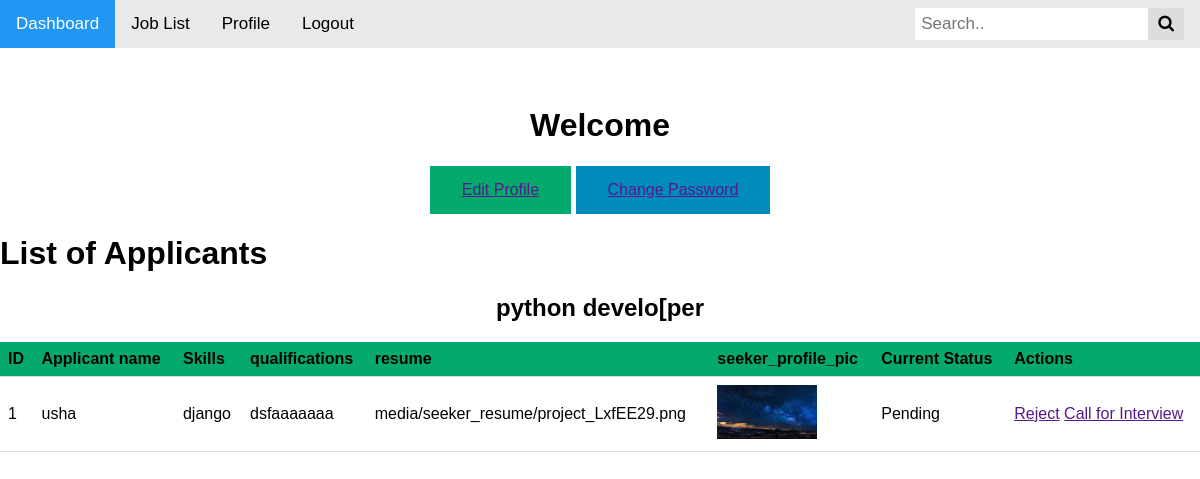
The page /applicants/1 (signed in) on the database its author committed.
### backendapp/models.py (models this page shows, shortened)
class JobModel(models.Model):
    job_title=models.CharField(max_length=100)
    qualifications=models.CharField(max_length=100)
    deadline=models.DateField()
    salary=models.CharField(max_length=100)
    number_of_openings = models.IntegerField(null=True)
    CATE = [
      ('education','Education'),
      ('Medical','Medical'),
      ('Design','Design'),
      ('Developer','Developer'),
    ]
    category = models.CharField(choices=CATE, max_length=40 , null=True)
    job_description = models.TextField(null=True)
    skills = models.CharField(max_length=100, null=True)
    created_by=models.ForeignKey(Custom_user,on_delete=models.CASCADE)

class jobApplyModel(models.Model):
   applicants = models.ForeignKey(Custom_user, on_delete=models.CASCADE , related_name='applients')
   jobmodel = models.ForeignKey(JobModel, on_delete=models.CASCADE)
   skills=models.CharField(max_length=100)
   resume = models.FileField(upload_to='media/seeker_resume')
   seeker_profile_pic = models.ImageField(upload_to='media/seeker_profile_pic')
   qualifications = models.TextField()
   status=models.CharField(max_length=100, default="Pending")
   date_fix=models.DateField(null=True)

class Custom_user(AbstractUser):
   USER = [
      ('user','User'),
      ('admin','Admin'),
   ]
   user_type = models.CharField(max_length=100, choices=USER , null=True)
   profile_pic = models.ImageField (upload_to='static/media', null=True)
   age = models.CharField(max_length=30 , null=True)
   city = models.CharField(max_length=100, null=True)

### completeProject/views.py (the view)
# urls.py: path('applicants/<int:myid>',applicants, name='applicants'),
@login_required
def applicants(request, myid):
   job = JobModel.objects.get(id = myid)
   applicants = jobApplyModel.objects.filter(jobmodel = job)
   context = {
      'applicants': applicants,
      'job': job,
   }
   return render(request,'recruiter/applicants.html', context)

### templates/recruiter/applicants.html (shortened to what this page needs)
{% extends "profile.html" %}
{% block information %}
<!DOCTYPE html>
<html>
<head>
</head>
<body>
<h1>List of Applicants</h1>
<h2>{{job.job_title}}</h2>
<table>
  <tr>
    <th>ID</th>
    <th>Applicant name</th>
    <th>Skills </th>
    <th>qualifications </th>
    <th>resume </th>
    <th>seeker_profile_pic </th>
    <th>Current Status </th>
    <th>Actions </th>
  </tr>
  {% for i in applicants %}
  <tr>
      <td>{{i.id}}</td>
      <td>{{i.applicants}}</td>
      <td>{{i.skills}}</td>
      <td>{{i.qualifications}}</td>
      <td>{{i.resume}}</td>
      <td>
         <img src="/{{i.seeker_profile_pic}}" alt="">
      </td>
      <td>{{i.status}}</td>
      <td>
         <a href="">Reject</a>
         <a href="">Call for Interview</a>
      </td>
  </tr>
  {% endfor %}
</table>
</body>
</html>
{% endblock information %}

### templates/profile.html (shortened to what this page needs)
{% extends "base.html" %}
   {% block content %}
   <div class="container">
      <div><img src="/{{user.profile_pic}}" alt="" /></div>
      <h1>Welcome {{user.first_name}}</h1>
   </div>
   <div class="center">
      <button class="button"><a href="">Edit Profile</a></button>
      <button class="button button2"><a href="">Change Password</a></button>
   </div>
   {% block information %} {% endblock information %} {% endblock content %}

### templates/base.html (shortened to what this page needs)
<!DOCTYPE html>
<html>
<head>
<link rel="stylesheet" href="https://cdnjs.cloudflare.com/ajax/libs/font-awesome/4.7.0/css/font-awesome.min.css">
</head>
<body>
<div class="topnav">
  <a class="active" href="#home">Dashboard</a>
  <a href="{% url 'joblist' %}">Job List</a>
  <a href="{% url 'profile' %}">Profile</a>
  <a href="{% url 'logup' %}">Logout</a>
  <div class="search-container">
    <form action="/action_page.php">
      <input type="text" placeholder="Search.." name="search">
      <button type="submit"><i class="fa fa-search"></i></button>
    </form>
  </div>
</div>
{% block content %}
{% endblock content %}
</body>
</html>

### templates/recruiter/applicants.html (style rules this page uses)
table { border-collapse: collapse; width: 100%; }
th { background-color: #04AA6D; }
th, td { padding: 8px; text-align: left; border-bottom: 1px solid #ddd; }
h2 { text-align: center; }

### rows shown on the page
JobModel: job_title "python develo[per"
jobApplyModel: id "1", applicants "usha", skills "django", qualifications "dsfaaaaaaa", resume "media/seeker_resume/project_LxfEE29.png", seeker_profile_pic (picture), status "Pending"
